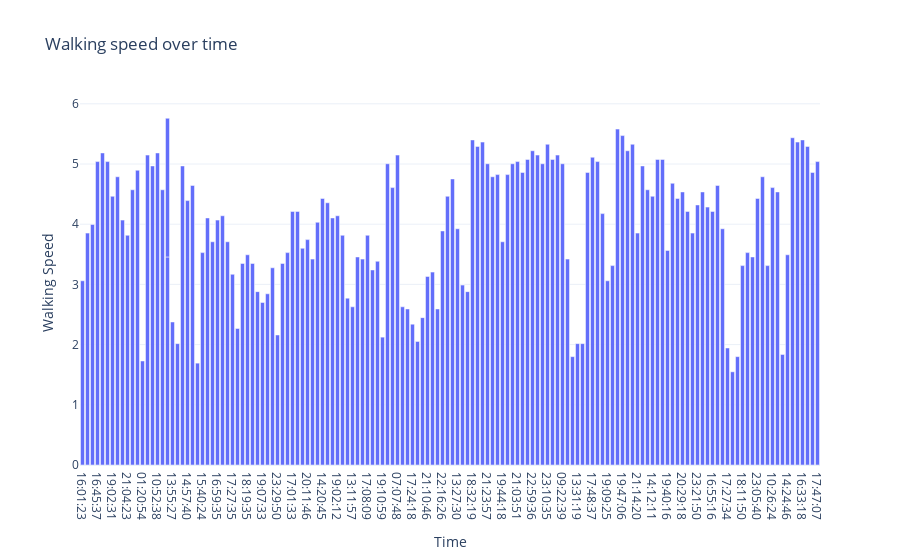

Write notebook code for a chart like this one.
### Code cell
fig=px.bar(df,x="Time",y="Walking Speed",title="Walking speed over time")
fig.show()

### Figure 1 — Plotly figure (JSON) as saved in the notebook; plotly's stock layout.template omitted (floating-point values rounded to 4 significant figures; data arrays with more than 128 entries replaced by an {"elided": "..."} marker saying what was removed)
{"data": [{"alignmentgroup": "True", "hovertemplate": "Time=%{x}<br>Walking Speed=%{y}<extra></extra>", "legendgroup": "", "marker": {"color": "#636efa", "pattern": {"shape": ""}}, "name": "", "offsetgroup": "", "orientation": "v", "showlegend": false, "textposition": "auto", "type": "bar", "x": {"elided": "149 str values"}, "xaxis": "x", "y": {"elided": "149 float values"}, "yaxis": "y"}], "layout": {"barmode": "relative", "legend": {"tracegroupgap": 0}, "title": {"text": "Walking speed over time"}, "xaxis": {"anchor": "y", "domain": [0, 1], "title": {"text": "Time"}}, "yaxis": {"anchor": "x", "domain": [0, 1], "title": {"text": "Walking Speed"}}}}
